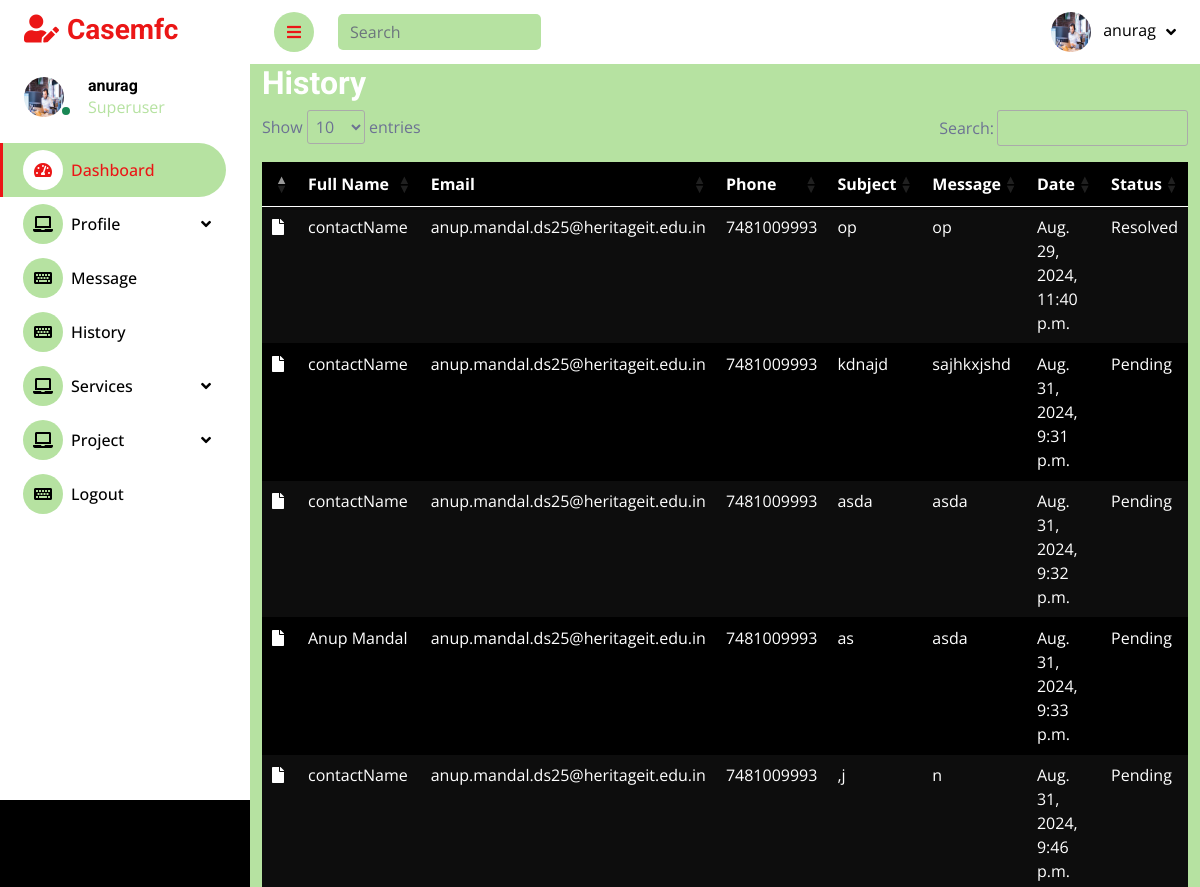
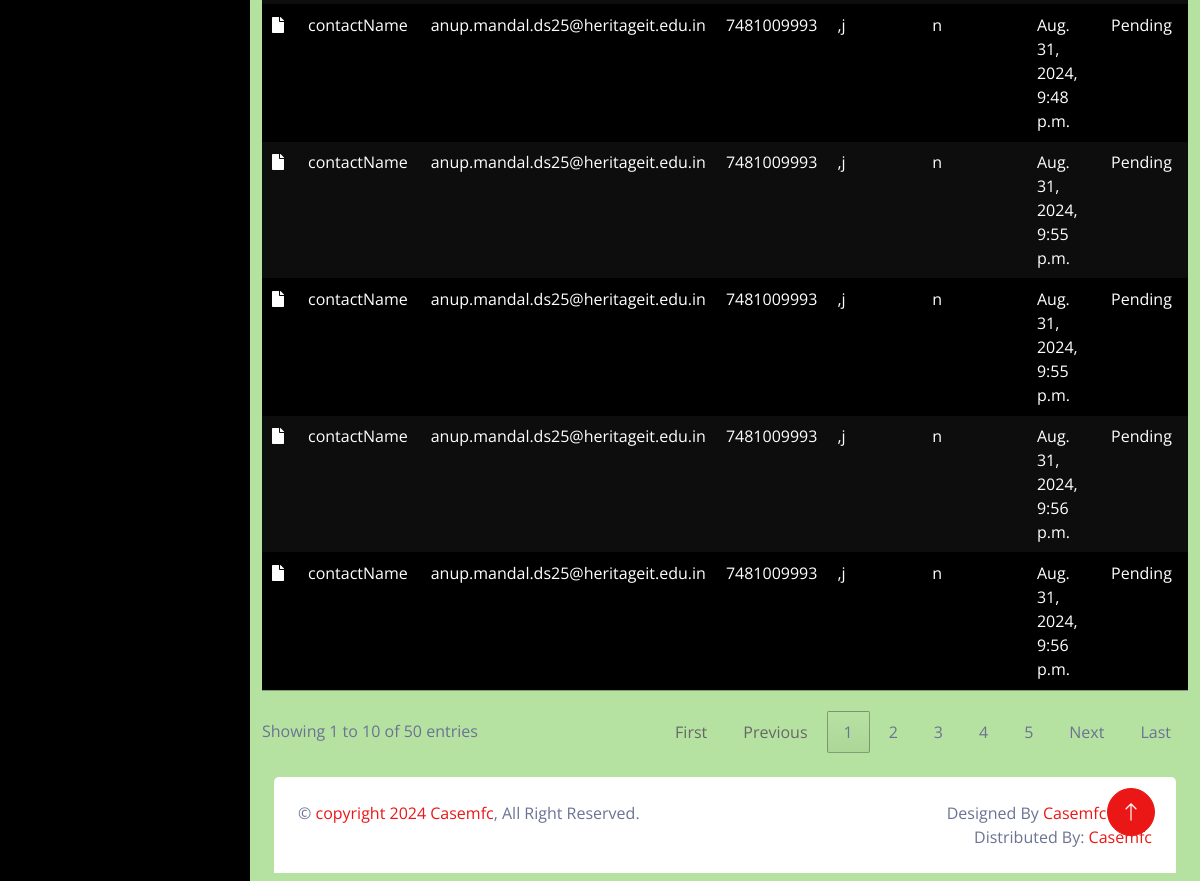
The app's page /history (signed in) with its own data (2 pictures, top to bottom).
### app/models/contact_message.py (models this page shows, shortened)
class ContactMessage(models.Model):
    fullname = models.CharField(max_length=100)
    email = models.EmailField()
    phone = models.CharField(max_length=15, blank=True, null=True)
    subject = models.CharField(max_length=200)
    message = models.TextField()
    datetime = models.DateTimeField(auto_now_add=True)
    status = models.CharField(
        max_length=20,
        choices=[('Pending', 'Pending'), ('Resolved', 'Resolved')],
        default='Pending'
    )

### app/views/contact_message.py (the view)
# urls.py: path("history",contact_message.history,name = "history"),
@login_required(login_url='signin')
def history(request):
    data = ContactMessage.objects.all()
    context = {
        "data": data
    }
    return render(request, "dashboard/history.html", context)

### app/templates/dashboard/history.html (shortened to what this page needs)
{% extends "dashboard/base.html" %}
{% block head %}<link rel="stylesheet" href="https://use.fontawesome.com/releases/v5.15.4/css/all.css">{% endblock head %}
{% block body %}
<div class="container">
<h2>History</h2>
<table id="example" class=".table-hover table table-dark table-striped pt-3 mb-3">
    <thead>
        <tr>
            <th></th>
            <th>Full Name</th>
            <th>Email</th>
            <th>Phone</th>
            <th>Subject</th>
            <th>Message</th>
            <th>Date</th>
            <th>Status</th>
        </tr>
    </thead>
    <tbody>
        {% for i in data %}
        <tr>
            <td><i class="fas fa-file"></i></td>
            <td>{{ i.fullname }}</td>
            <td>{{ i.email }}</td>
            <td>{{ i.phone }}</td>
            <td>{{ i.subject }}</td>
            <td>{{ i.message }}</td>
            <td>{{ i.datetime }}</td>
            <td>{{ i.status }}</td>
        </tr>
        {% endfor %}
    </tbody>
</table>
</div>
{% endblock body %}

### app/templates/dashboard/base.html (shortened to what this page needs)
{% load static %}
<!DOCTYPE html>
<html lang="en">
<head>
    <link href="https://cdnjs.cloudflare.com/ajax/libs/font-awesome/5.10.0/css/all.min.css" rel="stylesheet">
    <link href="https://cdn.jsdelivr.net/npm/bootstrap-icons@1.4.1/font/bootstrap-icons.css" rel="stylesheet">
    <link href="{% static 'dashboard/lib/owlcarousel/assets/owl.carousel.min.css' %}" rel="stylesheet">
    <link href="{% static 'dashboard/lib/tempusdominus/css/tempusdominus-bootstrap-4.min.css' %}" rel="stylesheet" />
    <link href="{% static 'dashboard/css/bootstrap.min.css' %}" rel="stylesheet">
    <link href="{% static 'dashboard/css/base.css' %}" rel="stylesheet">
    <link rel="stylesheet" href="https://cdn.datatables.net/1.13.6/css/jquery.dataTables.min.css">
    {% block head %}{% endblock head %}
    <link href="{% static 'dashboard/css/base.css' %}"  rel="stylesheet">
</head>
<body>
    <div class="container-fluid position-relative d-flex p-0">
        <div class="sidebar pe-4 pb-3">
            <nav class="navbar">
                <a href="#" class="navbar-brand mx-4 mb-3">
                    <h3 class="text-primary"><i class="fa fa-user-edit me-2"></i>Casemfc</h3>
                </a>
                <div class="d-flex align-items-center ms-4 mb-4">
                    <div class="position-relative">
                        {% if request.user.profile %}<img class="rounded-circle me-lg-2" src="{{request.user.profile}}" alt="" style="width: 40px; height: 40px;"> {% else %}<img class="rounded-circle me-lg-2" src="{% static 'home/img/blog-1.jpg' %}" alt="" style="width: 40px; height: 40px;">{% endif %}
                        <div class="bg-success rounded-circle border border-2 border-white position-absolute end-0 bottom-0 p-1"></div>
                    </div>
                    <div class="ms-3">
                        <h6 class="mb-0">{{request.user}}</h6>
                        <span>{% if request.user.is_superuser %}Superuser{% elif request.user.is_staff %}Staff member{% else %}Regular user{% endif %}</span>
                    </div>
                </div>
                <div class="navbar-nav w-100">
                    <a href="/dashboard" class="nav-item nav-link active"><i class="fa fa-tachometer-alt me-2"></i>Dashboard</a>
                    <div class="nav-item dropdown">
                        <a href="update_profile" class="nav-link dropdown-toggle" data-bs-toggle="dropdown"><i class="fa fa-laptop me-2"></i>Profile</a>
                    </div>
                    <a href="message" class="nav-item nav-link"><i class="fa fa-keyboard me-2"></i>Message</a>
                    <a href="history" class="nav-item nav-link"><i class="fa fa-keyboard me-2"></i>History</a>
                    <div class="nav-item dropdown">
                        <a href="update_profile" class="nav-link dropdown-toggle" data-bs-toggle="dropdown"><i class="fa fa-laptop me-2"></i>Services</a>
                    </div>
                    <div class="nav-item dropdown">
                        <a href="update_profile" class="nav-link dropdown-toggle" data-bs-toggle="dropdown"><i class="fa fa-laptop me-2"></i>Project</a>
                    </div>
                    <a href="/signout" class="nav-item nav-link"><i class="fa fa-keyboard me-2"></i>Logout</a>
                </div>
            </nav>
        </div>
        <div class="content">
            <nav class="navbar navbar-expand sticky-top px-4 py-0">
                <a href="#" class="sidebar-toggler flex-shrink-0">
                    <i class="fa fa-bars"></i>
                </a>
                <form class="d-none d-md-flex ms-4">
                    <input class="form-control search border-0" type="search" placeholder="Search">
                </form>
                <div class="navbar-nav align-items-center ms-auto">
                    <div class="nav-item dropdown">
                        <a href="#" class="nav-link dropdown-toggle" data-bs-toggle="dropdown">
                            {% if request.user.profile %}<img class="rounded-circle me-lg-2" src="{{request.user.profile}}" alt="" style="width: 40px; height: 40px;"> {% else %} <img class="rounded-circle me-lg-2" src="{% static 'home/img/blog-1.jpg' %}" alt="" style="width: 40px; height: 40px;">{% endif %}
                            <span class="d-none d-lg-inline-flex">{{request.user}}</span>
                        </a>
                    </div>
                </div>
            </nav>
            {% block body %}{% endblock body %}
            <div class="container-fluid pt-4 px-4 mb-2">
                <div class="footer-bottom rounded-top p-4">
                    <div class="row">
                        <div class="col-12 col-sm-6 text-center text-sm-start">
                            &copy; <a href="#">copyright 2024 Casemfc</a>, All Right Reserved.
                        </div>
                        <div class="col-12 col-sm-6 text-center text-sm-end">
                            Designed By <a href="">Casemfc Team</a>
                            <br>Distributed By: <a href="" target="_blank">Casemfc</a>
                        </div>
                    </div>
                </div>
            </div>
        </div>
        <a href="#" class="btn btn-lg btn-primary btn-lg-square back-to-top"><i class="bi bi-arrow-up"></i></a>
    </div>
</body>
</html>

### records on screen
ContactMessage: fullname "contactName", email "anup.mandal.ds25@heritageit.edu.in", phone "7481009993", subject "op", message "op", datetime "Aug. 29, 2024, 11:40 p.m.", status "Resolved"
ContactMessage: fullname "contactName", email "anup.mandal.ds25@heritageit.edu.in", phone "7481009993", subject "kdnajd", message "sajhkxjshd", datetime "Aug. 31, 2024, 9:31 p.m.", status "Pending"
ContactMessage: fullname "contactName", email "anup.mandal.ds25@heritageit.edu.in", phone "7481009993", subject "asda", message "asda", datetime "Aug. 31, 2024, 9:32 p.m.", status "Pending"
ContactMessage: fullname "Anup Mandal", email "anup.mandal.ds25@heritageit.edu.in", phone "7481009993", subject "as", message "asda", datetime "Aug. 31, 2024, 9:33 p.m.", status "Pending"
ContactMessage: fullname "contactName", email "anup.mandal.ds25@heritageit.edu.in", phone "7481009993", subject ",j", message "n", datetime "Aug. 31, 2024, 9:46 p.m.", status "Pending"
ContactMessage: fullname "contactName", email "anup.mandal.ds25@heritageit.edu.in", phone "7481009993", subject ",j", message "n", datetime "Aug. 31, 2024, 9:48 p.m.", status "Pending"
ContactMessage: fullname "contactName", email "anup.mandal.ds25@heritageit.edu.in", phone "7481009993", subject ",j", message "n", datetime "Aug. 31, 2024, 9:55 p.m.", status "Pending"
ContactMessage: fullname "contactName", email "anup.mandal.ds25@heritageit.edu.in", phone "7481009993", subject ",j", message "n", datetime "Aug. 31, 2024, 9:55 p.m.", status "Pending"
ContactMessage: fullname "contactName", email "anup.mandal.ds25@heritageit.edu.in", phone "7481009993", subject ",j", message "n", datetime "Aug. 31, 2024, 9:56 p.m.", status "Pending"
ContactMessage: fullname "contactName", email "anup.mandal.ds25@heritageit.edu.in", phone "7481009993", subject ",j", message "n", datetime "Aug. 31, 2024, 9:56 p.m.", status "Pending"

### other values on screen
{{ request.user }} "anurag"
